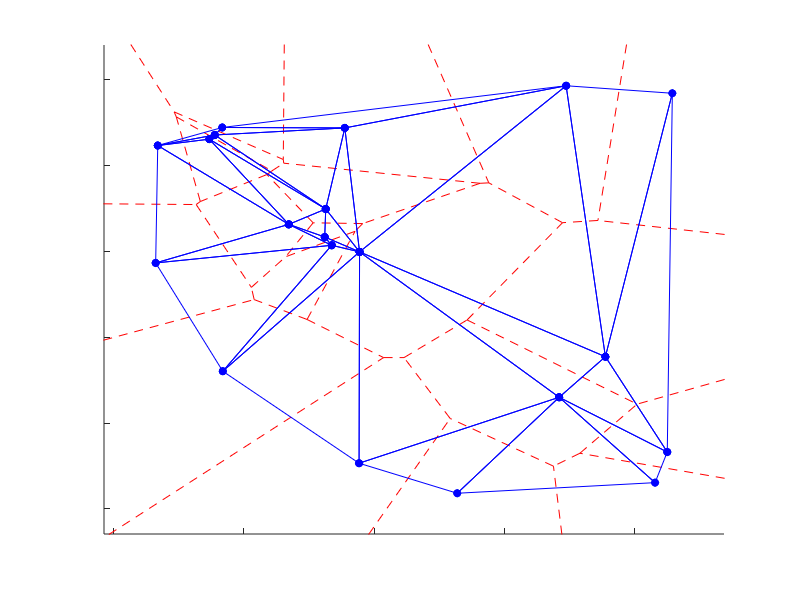

Reproduce this figure in MATLAB.
%Voronoi2Delaunay

x = gallery('uniformdata',[1 20],0);
y = gallery('uniformdata',[1 20],1);
figure;
hold on

voronoi(x,y,'r--')
set(gca,'XTickLabel','','YTickLabel','');
tri = delaunay(x,y);
triplot(tri,x,y,'b');
plot(x(tri), y(tri), 'ro', ...
    'MarkerSize',5,...
    'MarkerEdgeColor','b',...
    'MarkerFaceColor','b');